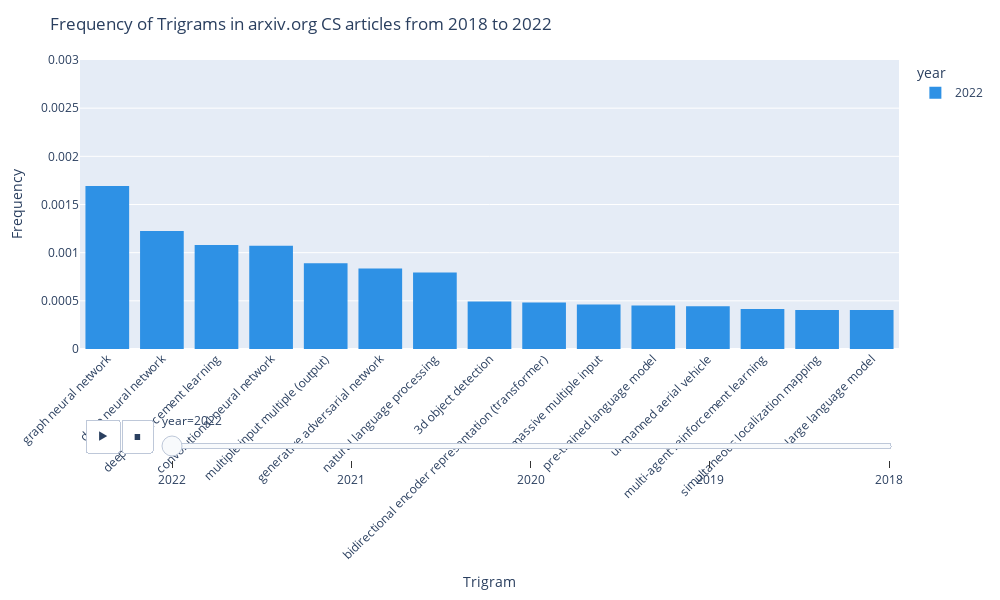

Notebook code cell kept with this figure:
### Code cell
import plotly.express as px

fig = px.histogram(table_freq[:15].melt(id_vars='Trigram', var_name='year', value_name='frequency'), 
                   x='Trigram', y='frequency', color='year',
                   color_discrete_sequence=px.colors.qualitative.Dark24,
                   nbins=len(table_freq['Trigram'].unique()),
                   animation_frame='year')

fig.update_layout(title='Frequency of Trigrams in arxiv.org CS articles from 2018 to 2022',
                  xaxis_title='Trigram',
                  yaxis_title='Frequency',
                  xaxis_tickangle=-45,
                  xaxis_tickformat = '%',
                  yaxis=dict(range=[0, 0.003]),
                  height=600,
                  width=1000)

#fig.update_traces(texttemplate='%{y:.2%}', textposition='outside')

fig.show()
py.plot(fig, filename = 'trigram_frequency', auto_open=True)

### Figure 1 — Plotly figure (JSON) as saved in the notebook; plotly's stock layout.template omitted (floating-point values rounded to 4 significant figures)
{"data": [{"alignmentgroup": "True", "bingroup": "x", "histfunc": "sum", "hovertemplate": "year=2022<br>Trigram=%{x}<br>sum of frequency=%{y}<extra></extra>", "legendgroup": "2022", "marker": {"color": "#2E91E5", "pattern": {"shape": ""}}, "name": "2022", "nbinsx": 100, "offsetgroup": "2022", "orientation": "v", "showlegend": true, "type": "histogram", "x": ["graph neural network", "deep neural network", "deep reinforcement learning", "convolutional neural network", "multiple input multiple (output)", "generative adversarial network", "natural language processing", "3d object detection", "bidirectional encoder representation (transformer)", "massive multiple input", "pre-trained language model", "unmanned aerial vehicle", "multi-agent reinforcement learning", "simultaneous localization mapping", "large language model"], "xaxis": "x", "y": [0.001693, 0.001225, 0.00108, 0.001072, 0.0008897, 0.0008348, 0.0007943, 0.0004939, 0.0004824, 0.0004622, 0.0004506, 0.0004448, 0.0004159, 0.0004044, 0.0004044], "yaxis": "y"}], "layout": {"barmode": "relative", "height": 600, "legend": {"title": {"text": "year"}, "tracegroupgap": 0}, "margin": {"t": 60}, "sliders": [{"active": 0, "currentvalue": {"prefix": "year="}, "len": 0.9, "pad": {"b": 10, "t": 60}, "steps": [{"args": [["2022"], {"frame": {"duration": 0, "redraw": true}, "fromcurrent": true, "mode": "immediate", "transition": {"duration": 0, "easing": "linear"}}], "label": "2022", "method": "animate"}, {"args": [["2021"], {"frame": {"duration": 0, "redraw": true}, "fromcurrent": true, "mode": "immediate", "transition": {"duration": 0, "easing": "linear"}}], "label": "2021", "method": "animate"}, {"args": [["2020"], {"frame": {"duration": 0, "redraw": true}, "fromcurrent": true, "mode": "immediate", "transition": {"duration": 0, "easing": "linear"}}], "label": "2020", "method": "animate"}, {"args": [["2019"], {"frame": {"duration": 0, "redraw": true}, "fromcurrent": true, "mode": "immediate", "transition": {"duration": 0, "easing": "linear"}}], "label": "2019", "method": "animate"}, {"args": [["2018"], {"frame": {"duration": 0, "redraw": true}, "fromcurrent": true, "mode": "immediate", "transition": {"duration": 0, "easing": "linear"}}], "label": "2018", "method": "animate"}], "x": 0.1, "xanchor": "left", "y": 0, "yanchor": "top"}], "title": {"text": "Frequency of Trigrams in arxiv.org CS articles from 2018 to 2022"}, "updatemenus": [{"buttons": [{"args": [null, {"frame": {"duration": 500, "redraw": true}, "fromcurrent": true, "mode": "immediate", "transition": {"duration": 500, "easing": "linear"}}], "label": "&#9654;", "method": "animate"}, {"args": [[null], {"frame": {"duration": 0, "redraw": true}, "fromcurrent": true, "mode": "immediate", "transition": {"duration": 0, "easing": "linear"}}], "label": "&#9724;", "method": "animate"}], "direction": "left", "pad": {"r": 10, "t": 70}, "showactive": false, "type": "buttons", "x": 0.1, "xanchor": "right", "y": 0, "yanchor": "top"}], "width": 1000, "xaxis": {"anchor": "y", "domain": [0, 1], "tickangle": -45, "tickformat": "%", "title": {"text": "Trigram"}}, "yaxis": {"anchor": "x", "domain": [0, 1], "range": [0, 0.003], "title": {"text": "Frequency"}}}}
